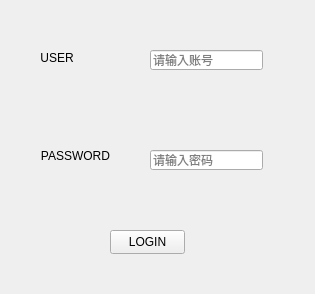
<?xml version="1.0" encoding="UTF-8"?>
<ui version="4.0">
 <class>Form</class>
 <widget class="QWidget" name="Form">
  <property name="geometry">
   <rect>
    <x>0</x>
    <y>0</y>
    <width>315</width>
    <height>294</height>
   </rect>
  </property>
  <property name="windowTitle">
   <string>login</string>
  </property>
  <property name="windowOpacity">
   <double>0.800000000000000</double>
  </property>
  <widget class="QLabel" name="label">
   <property name="geometry">
    <rect>
     <x>30</x>
     <y>50</y>
     <width>54</width>
     <height>16</height>
    </rect>
   </property>
   <property name="text">
    <string>USER</string>
   </property>
   <property name="alignment">
    <set>Qt::AlignmentFlag::AlignCenter</set>
   </property>
  </widget>
  <widget class="QLabel" name="label_2">
   <property name="geometry">
    <rect>
     <x>30</x>
     <y>146</y>
     <width>91</width>
     <height>20</height>
    </rect>
   </property>
   <property name="text">
    <string>PASSWORD</string>
   </property>
   <property name="alignment">
    <set>Qt::AlignmentFlag::AlignCenter</set>
   </property>
  </widget>
  <widget class="QLineEdit" name="lineEdit">
   <property name="geometry">
    <rect>
     <x>150</x>
     <y>50</y>
     <width>113</width>
     <height>20</height>
    </rect>
   </property>
   <property name="placeholderText">
    <string>请输入账号</string>
   </property>
  </widget>
  <widget class="QLineEdit" name="lineEdit_2">
   <property name="geometry">
    <rect>
     <x>150</x>
     <y>150</y>
     <width>113</width>
     <height>20</height>
    </rect>
   </property>
   <property name="placeholderText">
    <string>请输入密码</string>
   </property>
  </widget>
  <widget class="QPushButton" name="pushButton">
   <property name="geometry">
    <rect>
     <x>110</x>
     <y>230</y>
     <width>75</width>
     <height>24</height>
    </rect>
   </property>
   <property name="text">
    <string>LOGIN</string>
   </property>
  </widget>
 </widget>
 <resources/>
 <connections/>
</ui>
